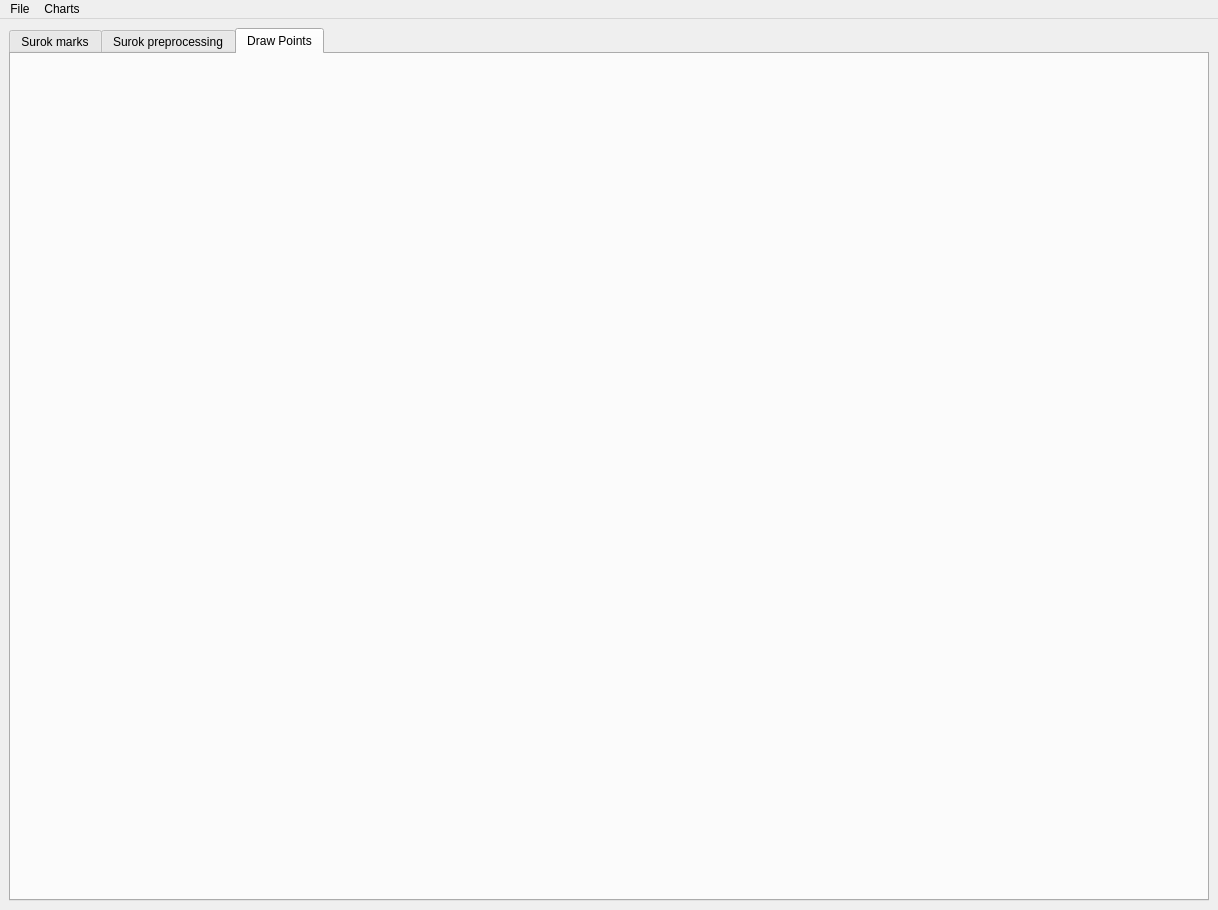
<?xml version="1.0" encoding="UTF-8"?>
<ui version="4.0">
 <class>MainWindow</class>
 <widget class="QMainWindow" name="MainWindow">
  <property name="geometry">
   <rect>
    <x>0</x>
    <y>0</y>
    <width>1218</width>
    <height>910</height>
   </rect>
  </property>
  <property name="sizePolicy">
   <sizepolicy hsizetype="Preferred" vsizetype="Maximum">
    <horstretch>0</horstretch>
    <verstretch>0</verstretch>
   </sizepolicy>
  </property>
  <property name="windowTitle">
   <string>QPlotter</string>
  </property>
  <widget class="QWidget" name="cw">
   <layout class="QHBoxLayout" name="horizontalLayout_2">
    <item>
     <widget class="QTabWidget" name="mainTabs">
      <property name="currentIndex">
       <number>2</number>
      </property>
      <widget class="QWidget" name="surokMarksTab">
       <attribute name="title">
        <string>Surok marks</string>
       </attribute>
       <layout class="QHBoxLayout" name="horizontalLayout_6"/>
      </widget>
      <widget class="QWidget" name="surokPreprocessingTab">
       <attribute name="title">
        <string>Surok preprocessing</string>
       </attribute>
       <layout class="QHBoxLayout" name="horizontalLayout_7"/>
      </widget>
      <widget class="QWidget" name="drawPointsTab">
       <attribute name="title">
        <string>Draw Points</string>
       </attribute>
      </widget>
     </widget>
    </item>
   </layout>
  </widget>
  <widget class="QMenuBar" name="menuBar">
   <property name="geometry">
    <rect>
     <x>0</x>
     <y>0</y>
     <width>1218</width>
     <height>42</height>
    </rect>
   </property>
   <widget class="QMenu" name="menuFile">
    <property name="title">
     <string>File</string>
    </property>
    <addaction name="actionExit"/>
   </widget>
   <widget class="QMenu" name="menuInformation">
    <property name="title">
     <string>Charts</string>
    </property>
    <widget class="QMenu" name="menuSurok_marks">
     <property name="title">
      <string>Surok marks</string>
     </property>
     <addaction name="actionAzimuth"/>
     <addaction name="actionDistance"/>
     <addaction name="actionVelocity"/>
     <addaction name="actionElevation"/>
    </widget>
    <addaction name="menuSurok_marks"/>
   </widget>
   <addaction name="menuFile"/>
   <addaction name="menuInformation"/>
  </widget>
  <action name="actionExit">
   <property name="text">
    <string>Quit</string>
   </property>
   <property name="shortcut">
    <string>Ctrl+Q</string>
   </property>
  </action>
  <action name="actionAzimuth">
   <property name="checkable">
    <bool>true</bool>
   </property>
   <property name="checked">
    <bool>false</bool>
   </property>
   <property name="text">
    <string>Azimuth</string>
   </property>
  </action>
  <action name="actionDistance">
   <property name="checkable">
    <bool>true</bool>
   </property>
   <property name="text">
    <string>Range</string>
   </property>
  </action>
  <action name="actionVelocity">
   <property name="checkable">
    <bool>true</bool>
   </property>
   <property name="text">
    <string>Speed</string>
   </property>
  </action>
  <action name="actionElevation">
   <property name="checkable">
    <bool>true</bool>
   </property>
   <property name="text">
    <string>Elevation</string>
   </property>
  </action>
 </widget>
 <resources/>
 <connections/>
</ui>
